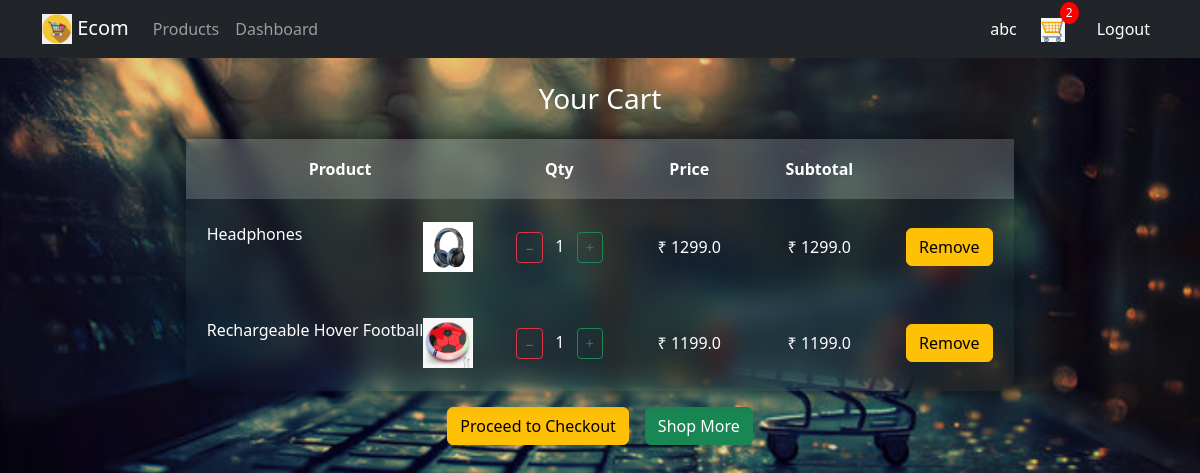
The app's page /cart/ (signed in) with its own data.
### user_app/models.py (models this page shows, shortened)
class CartItem(models.Model):
    user = models.ForeignKey(User, on_delete=models.CASCADE)
    product = models.ForeignKey(Product, on_delete=models.CASCADE)
    quantity = models.PositiveIntegerField(default=1)
    @property
    def subtotal(self):
        return self.product.price * self.quantity

### admin_app/models.py (models this page shows, shortened)
class Product(models.Model):
    name = models.CharField(max_length=200)
    price = models.FloatField()
    description = models.TextField(blank=True, null=True)
    image = models.ImageField(upload_to='products/', blank=True, null=True)
    category = models.ForeignKey(Category, on_delete=models.CASCADE)

### user_app/views.py (the view)
# urls.py: path('cart/', views.cart, name='cart'),
@login_required(login_url='login')
def cart(request):
    cart_items = CartItem.objects.filter(user=request.user)
    total=0
    for item in cart_items:
        total+=item.subtotal
    return render(request, 'user_app/cart.html', {'cart_items': cart_items , 'total':total})

### user_app/context_processors.py (called while the page is built)
def cart_count(request):
    CartItem = apps.get_model('user_app', 'CartItem')
    if request.user.is_authenticated:
        count = CartItem.objects.filter(user=request.user).count()
        return {'cart_count': count}
    return {'cart_count': 0}

### user_app/templates/user_app/cart.html (shortened to what this page needs)
{% extends 'user_app/base.html' %}
{% block content %}
  <h3 class="text-center">Your Cart</h3>
  {% if cart_items %}
  <div class="d-flex justify-content-center mt-4 ">
    <div class="">
      <table class="table-glass-card text-center align-middle mb-0" style="height:100%;">
      <thead>
        <tr style="height:60px;"><th>Product</th><th>Qty</th><th>Price</th><th>Subtotal</th><th>    </th></tr>
      </thead>
      <tbody>
      {% for item in cart_items %}
        <tr style="height:80px;">
          <td class="row g-3 p-3">
            <a href="{% url 'product_details' item.product.id %}" class="btn d-flex justify-content-between text-white">
              <span>{{ item.product.name }}</span>
              {% if item.product.image %}
              <span><img src="{{ item.product.image.url }}" style="width:50px; height:50px;"></span>
              {% endif %}
            </a>
          </td>
          <td>
            <a href="{% url 'decrease_quantity' item.id %}" class="btn btn-outline-danger btn-sm">−</a>
            <span class="px-2">{{ item.quantity }}</span>
            <a href="{% url 'increase_quantity' item.id %}" class="btn btn-outline-success btn-sm">+</a>
          </td>
          <td>₹ {{ item.product.price }}</td>
          <td>₹ {{ item.subtotal }}</td>
          <td>
            <a href="{% url 'remove_from_cart' item.id %}" class="btn btn-warning">Remove</a>
          </td>
        </tr>
      {% endfor %}
      </tbody>
    </table>
  </div>
</div>
<div class="d-flex justify-content-center gap-3 mt-3">
  <a href="{% url 'checkout' %}" class="btn btn-warning">Proceed to Checkout</a>
  <a href="{% url 'products' %}" class="btn btn-success">Shop More</a>
</div>
{% else %}
<p>Your cart is empty.</p>
<a href="{% url 'products' %}" class="btn btn-primary">Shop now</a>
{% endif %}
{% endblock %}

### user_app/templates/user_app/base.html (shortened to what this page needs)
{% load static %}
<!DOCTYPE html>
<html lang="en">
<head>
  <link href="https://cdn.jsdelivr.net/npm/bootstrap@5.3.8/dist/css/bootstrap.min.css" rel="stylesheet">
</head>
<body>
<nav class="navbar navbar-expand-lg navbar-dark bg-dark">
  <div class="container">
    <a class="navbar-brand" href="{% url 'home' %}">
      <img src="{% static 'user_app/images/icon.png' %}" width="30" height="30" class="d-inline-block align-text-top">
      Ecom
    </a>
    <div class="collapse navbar-collapse" id="navMenu">
      <ul class="navbar-nav me-auto mb-2 mb-lg-0">
        <li class="nav-item"><a class="nav-link" href="{% url 'products' %}">Products</a></li>
        {% if request.user.is_authenticated %}
        <li class="nav-item "><a class="nav-link" href="{% url 'dashboard_user' %}">Dashboard</a></li>
        {% endif %}
      </ul>
      <ul class="navbar-nav ms-auto align-items-center">
        {% if request.user.is_authenticated %}
          <li class="nav-item me-3">
            <span class="text-white">{{ request.user.username }}</span>
          </li>
          <li class="nav-item position-relative">
            <a class="nav-link text-white" href="{% url 'cart' %}">
              <img src="{% static 'user_app/images/cart.png' %}" class="nav-icon" alt="cart">
              {% if cart_count and cart_count > 0 %}
              <span class="cart-count">{{ cart_count }}</span>
              {% endif %}
            </a>
          </li><li class="nav-item ms-3"><a class="nav-link text-white" href="{% url 'logout' %}">Logout</a></li>
        {% endif %}
      </ul>
    </div>
  </div>
</nav>
<div class="container mt-4">
  {% block content %}{% endblock %}
</div>
</body>
</html>

### records on screen
CartItem: product.name "Headphones", product.image (picture), quantity "1", product.price "1299.0", subtotal "1299.0"
CartItem: product.name "Rechargeable Hover Football", product.image (picture), quantity "1", product.price "1199.0", subtotal "1199.0"

### other values on screen
{{ request.user.username }} "abc"
{{ cart_count }} "2"
